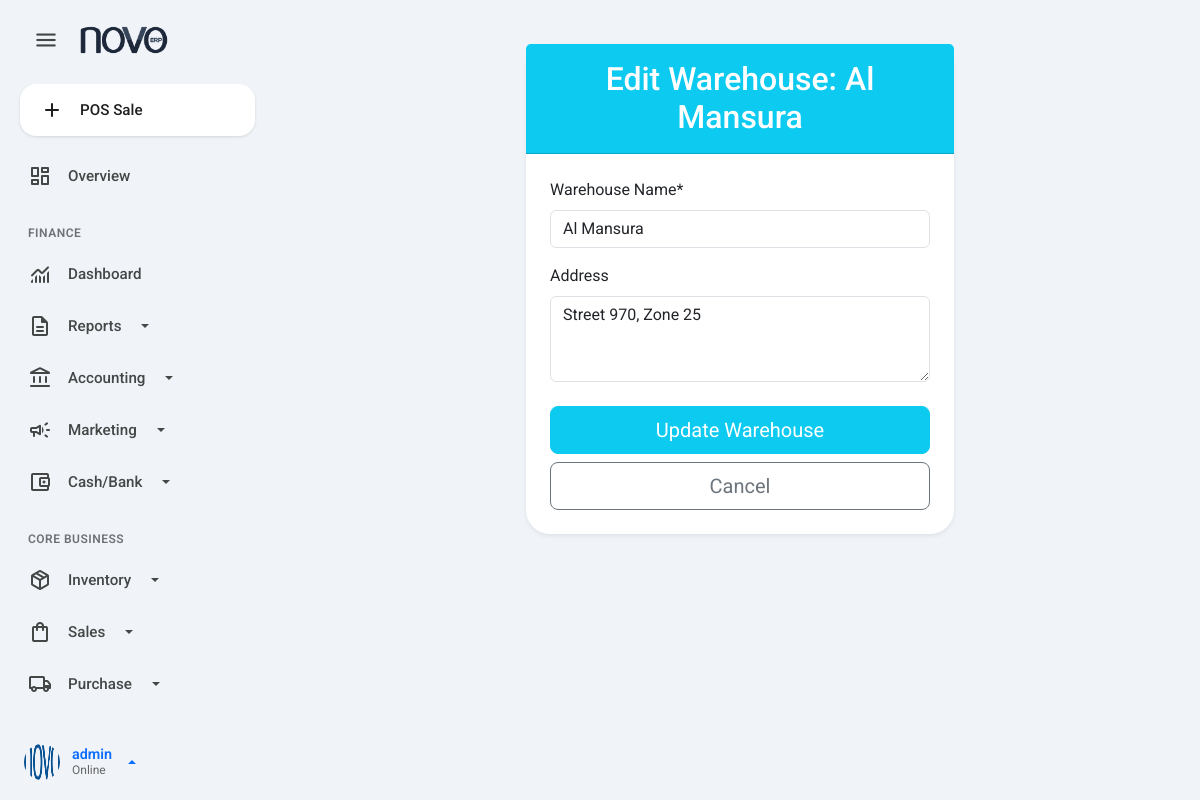
The page /stock/warehouses/2/edit/ (signed in) on the database its author committed.
### accounts/models.py (models this page shows, shortened)
class User(AbstractUser):
    warehouse = models.ForeignKey(
        Warehouse,
        on_delete=models.SET_NULL,
        null=True,
        blank=True,
        related_name='users'
    )
    phone = models.CharField(max_length=20, blank=True, null=True)
    max_discount_percentage = models.DecimalField(
        max_digits=5,
        decimal_places=2,
        default=Decimal('0.00'),
        help_text="Maximum percentage discount this user can provide."
    )
    objects = CustomUserManager()

### stock/models.py (models this page shows, shortened)
class Warehouse(models.Model):
    name = models.CharField(max_length=100, unique=True)
    address = models.TextField(blank=True, null=True)
    created_at = models.DateTimeField(auto_now_add=True)
    updated_at = models.DateTimeField(auto_now=True)
    class Meta:
        db_table = 'inventory_warehouse'

### stock/views.py (the view)
# urls.py: path('warehouses/<int:pk>/edit/', views.edit_warehouse, name='edit_warehouse'),
@login_required
@permission_required('stock.change_warehouse', login_url='/admin/')
def edit_warehouse(request, pk):
    warehouse = get_object_or_404(Warehouse, pk=pk)
    if request.method == 'POST':
        form = WarehouseForm(request.POST, instance=warehouse)
        if form.is_valid():
            form.save()
            return redirect('stock:warehouse_list')
    else:
        form = WarehouseForm(instance=warehouse)
    return render(request, 'stock/edit_warehouse.html', {'form': form, 'title': f'Edit Warehouse: {warehouse.name}'})

### stock/forms.py
class WarehouseForm(forms.ModelForm):
    class Meta:
        model = Warehouse
        fields = ['name', 'address']
        labels = {'name': 'Warehouse Name', 'address': 'Address'}
        widgets = {
            'name': forms.TextInput(attrs={'class': 'form-control', 'placeholder': 'Enter warehouse name'}),
            'address': forms.Textarea(attrs={'class': 'form-control', 'rows': 3, 'placeholder': 'Enter warehouse address'}),
        }

### stock/templates/stock/edit_warehouse.html (shortened to what this page needs)
{% extends 'base.html' %}
{% load crispy_forms_tags %}
{% block content %}
<div class="row justify-content-center">
    <div class="col-md-8 col-lg-6">
        <div class="card shadow-sm mt-4">
            <div class="card-header bg-info text-white text-center py-3">
                <h2 class="mb-0">{{ title }}</h2>
            </div>
            <div class="card-body p-4">
                <form method="post">
                    {{ form|crispy }}
                    <div class="d-grid gap-2 mt-4">
                        <button type="submit" class="btn btn-info btn-lg text-white">Update Warehouse</button>
                        <a href="{% url 'stock:warehouse_list' %}" class="btn btn-outline-secondary btn-lg">Cancel</a>
                    </div>
                </form>
            </div>
        </div>
    </div>
</div>
{% endblock %}

### inventory_system/templates/base.html (shortened to what this page needs)
{% load static %}
<!DOCTYPE html>
<html lang="en">
<head>
    <link rel="stylesheet" href="https://cdnjs.cloudflare.com/ajax/libs/font-awesome/6.4.0/css/all.min.css">
    <link href="https://cdn.jsdelivr.net/npm/select2@4.1.0-rc.0/dist/css/select2.min.css" rel="stylesheet" />
    <link href="https://cdn.jsdelivr.net/npm/bootstrap@5.3.3/dist/css/bootstrap.min.css" rel="stylesheet">
    <link rel="stylesheet" href="{% static 'css/style.css' %}">
</head>
<body class="gemini-theme">
<div class="app-container">
    {% if user.is_authenticated %}
    <aside class="sidebar-nav" id="sidebar">
        <div class="sidebar-header">
            <button class="btn-menu-toggle" id="menuToggle">
                <span class="material-symbols-rounded">menu</span>
            </button>
            <a href="{% url 'dashboard' %}" class="brand-logo">
                <img src="{% static 'images/logo.png' %}" alt="Logo">
            </a>
        </div>
        <div class="sidebar-content">
            <ul class="sidebar-menu" id="accordionSidebar">
                <li class="mb-3 px-2">
                    <a href="{% url 'pos:pos_view' %}" class="btn-new-action">
                        <span class="material-symbols-rounded">add</span>
                        <span>POS Sale</span>
                    </a>
                </li>
                {% with user.groups.all|join:", " as user_groups %}
                {% if 'POS Sales Staff' in user_groups %}
                    <div class="menu-label">Point of Sale</div>
                    <li><a href="{% url 'pos:pos_view' %}"><span class="material-symbols-rounded">point_of_sale</span> <span>Terminal</span></a></li>
                    <li><a href="{% url 'products:product_list' %}"><span class="material-symbols-rounded">inventory_2</span> <span>Products</span></a></li>
                {% elif user.is_superuser %}
                    <li><a href="{% url 'dashboard' %}"><span class="material-symbols-rounded">dashboard</span> <span>Overview</span></a></li>
                    <div class="menu-label">Finance</div>
                    <li><a href="{% url 'finance:dashboard' %}"><span class="material-symbols-rounded">monitoring</span> <span>Dashboard</span></a></li>
                    <li>
                        <a href="#finReportsMenu" data-bs-toggle="collapse" class="dropdown-toggle">
                            <span class="material-symbols-rounded">description</span> <span>Reports</span>
                        </a>
                    </li>
                    <li>
                        <a href="#glMenu" data-bs-toggle="collapse" class="dropdown-toggle">
                            <span class="material-symbols-rounded">account_balance</span> <span>Accounting</span>
                        </a>
                    </li>
                    <li>
                        <a href="#marketingMenu" data-bs-toggle="collapse" class="dropdown-toggle">
                            <span class="material-symbols-rounded">campaign</span> <span>Marketing</span>
                        </a>
                    </li>
                    <li>
                        <a href="#bankingMenu" data-bs-toggle="collapse" class="dropdown-toggle">
                            <span class="material-symbols-rounded">account_balance_wallet</span> <span>Cash/Bank</span>
                        </a>
                    </li>
                    <div class="menu-label">Core Business</div>
                    <li>
                        <a href="#inventoryMenu" data-bs-toggle="collapse" class="dropdown-toggle">
                            <span class="material-symbols-rounded">package_2</span> <span>Inventory</span>
                        </a>
                    </li>
                    <li>
                        <a href="#salesMenu" data-bs-toggle="collapse" class="dropdown-toggle">
                            <span class="material-symbols-rounded">shopping_bag</span> <span>Sales</span>
                        </a>
                    </li>
                    <li>
                        <a href="#purchaseMenu" data-bs-toggle="collapse" class="dropdown-toggle">
                            <span class="material-symbols-rounded">local_shipping</span> <span>Purchase</span>
                        </a>
                    </li>
                    <div class="menu-label">System</div>
                {% endif %}
                {% endwith %}
            </ul>
        </div>
        <div class="sidebar-footer">
            <div class="user-profile dropdown dropup">
                <a href="#" class="d-flex align-items-center text-decoration-none dropdown-toggle" data-bs-toggle="dropdown" aria-expanded="false">
                    <img src="{% static 'images/default_avatar.png' %}" alt="User">
                    <div class="user-info">
                        <span class="user-name">{{ user.username }}</span>
                        <span class="user-role">Online</span>
                    </div>
                </a>
            </div>
        </div>
    </aside>
    {% endif %}
    <main class="main-content-wrapper">
        <div class="content-body">
            {% block content %}{% endblock %}
        </div>
    </main>
</div>
</body>
</html>

### static/css/style.css (style rules this page uses)
:root { --gem-bg-body: #F0F4F9; --gem-bg-surface: #FFFFFF; --gem-bg-sidebar: #F0F4F9; --gem-primary: #0B57D0; --gem-primary-soft: #D3E3FD; --gem-primary-text: #041E49; --gem-text-main: #1F1F1F; --gem-text-muted: #444746; --gem-border: #E0E3E7; --sidebar-width: 280px; --sidebar-collapsed-width: 80px; --radius-lg: 24px; }
body { background-color: var(--gem-bg-body); font-family: 'Roboto', 'Outfit', sans-serif; color: var(--gem-text-main); margin: 0; overflow-x: hidden; }
ul, li { list-style: none !important; padding: 0 !important; margin: 0 !important; }
.sidebar-nav { width: var(--sidebar-width); background-color: var(--gem-bg-sidebar); height: 100vh; position: fixed; top: 0; left: 0; z-index: 1000; display: flex; flex-direction: column; padding: 12px; transition: width 0.3s cubic-bezier(0.2, 0, 0, 1), transform 0.3s ease; }
.sidebar-header { display: flex; align-items: center; padding: 8px 12px 24px 12px; gap: 12px; height: 72px; }
.btn-menu-toggle { width: 44px; height: 44px; min-width: 44px; border-radius: 50% !important; border: none; background: transparent; color: var(--gem-text-muted); display: flex; align-items: center; justify-content: center; cursor: pointer; transition: background 0.2s; padding: 0; }
.btn-menu-toggle .material-symbols-rounded { font-size: 26px; }
.brand-logo { display: block; transition: opacity 0.2s, width 0.2s; white-space: nowrap; overflow: hidden; }
.brand-logo img { height: 28px; width: auto; }
.sidebar-content { flex: 1; overflow-y: auto; padding-right: 5px; }
.sidebar-menu a { display: flex; align-items: center; padding: 12px 16px; border-radius: 50px; color: var(--gem-text-muted); font-weight: 500; transition: all 0.2s ease; gap: 16px; font-size: 0.95rem; text-decoration: none; margin-bottom: 4px; }
.menu-label { font-size: 0.75rem; font-weight: 600; color: #6E7278; margin: 24px 0 8px 16px; text-transform: uppercase; letter-spacing: 0.5px; }
.btn-new-action { background-color: var(--gem-bg-surface) !important; box-shadow: 0 1px 3px rgba(0,0,0,0.12); color: var(--gem-text-main) !important; border-radius: 16px !important; padding: 14px 20px !important; }
.user-profile a { padding: 8px 12px; border-radius: 50px; gap: 12px; }
.user-profile img { width: 36px; height: 36px; border-radius: 50%; }
.user-info { display: flex; flex-direction: column; line-height: 1.2; }
.user-name { font-weight: 600; font-size: 0.9rem; }
.user-role { font-size: 0.75rem; color: #666; }
.main-content-wrapper { flex: 1; margin-left: var(--sidebar-width); padding: 20px; transition: margin-left 0.3s cubic-bezier(0.2, 0, 0, 1); max-width: 1600px; margin-right: auto; }
.card { background: var(--gem-bg-surface); border: none; border-radius: var(--radius-lg); box-shadow: 0 1px 2px rgba(0,0,0,0.05); }

### rows shown on the page
User: username "admin"
Warehouse: name "Al Mansura", address "Street 970, Zone 25"

### other values the page prints
{{ title }} "Edit Warehouse: Al Mansura"
